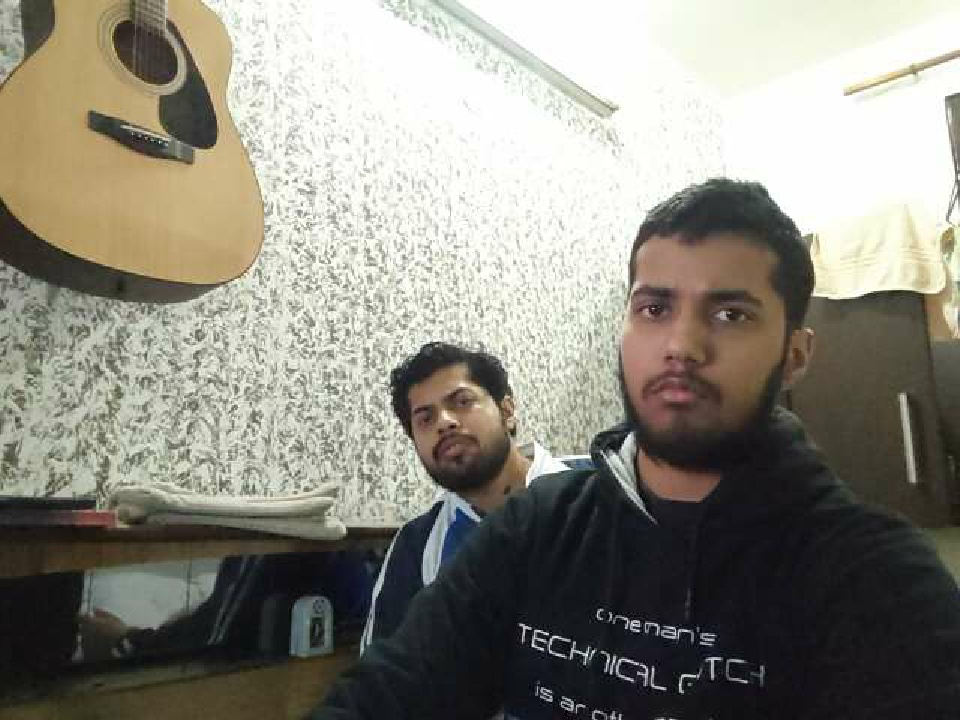
#> input picture 1.jpg, 960 x 720 px, given in place of the camera
$ python record.py
#> lines starting #> are read from the running program, lines starting #| are printed output that depends on the picture
import cv2 #importing all the modules
import os
import pandas as pd

def face_record():

	try:
		os.mkdir("recorded_images")
	except FileExistsError:
		print("")
	try:
		os.mkdir("Attendence_record")
	except FileExistsError:
		print("")

	def na():
		try:
			name = input("Enter your name: ")
#> the answer given: 1.jpg
			os.mkdir("./recorded_images/"+name)
		except FileExistsError:
			print("name already existed try another")
			name = na()
		return(name)
	name = na()
	df = pd.DataFrame(columns = ["Date","Time","Attendence"]) #creating a csv file to keep a record of the attandence of a user
	df.to_csv("./Attendence_record/"+name+".csv")
	num_of_sample = 20
	vid = cv2.VideoCapture(0) # to open the camera
	face_cascade = cv2.CascadeClassifier('haarcascade_frontalface_default.xml')# haar cascade for frontal face
	iter1=0
	while(iter1<num_of_sample):
		r,frame = vid.read();# capture a single frame
#> frame is the input picture: shape (720, 960, 3); mean B, G, R 126.3, 136.5, 139
		if frame is None:
			print("Error: Unable to capture frame.")
			break
		frame = cv2.resize(frame,(640,480)) # resizig the frame
#> frame: shape (480, 640, 3)
		im1 = cv2.cvtColor(frame,cv2.COLOR_RGB2GRAY)# gray scale conversion of
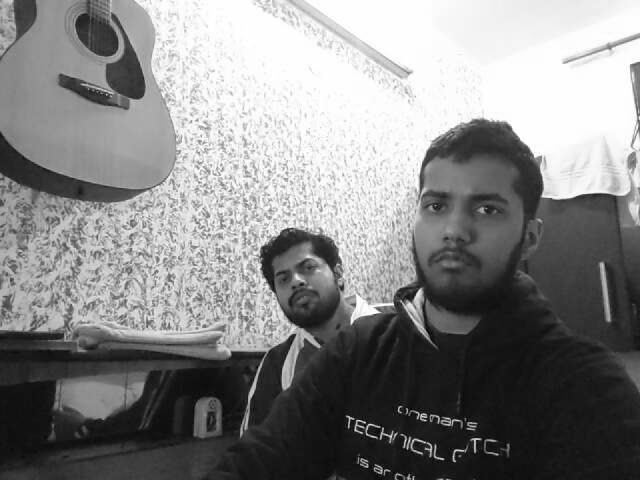
#> im1: shape (480, 640); min 2, max 255, mean 133.7
		# color image
		face=face_cascade.detectMultiScale(im1,1.3,5)
#> face = [[399, 158, 122, 122]]
		for x,y,w,h in (face):
		    # [255,0,0] #[B,G,R] 0 to 255
			cv2.rectangle(frame,(x,y),(x+w,y+h),[0,0,255],4)
			iter1=iter1+1
			im_f = im1[y:y+h,x:x+w]
			im_f = cv2.resize(im_f,(112,92))#orl face matching size
			cv2.putText(frame,'sample no.'+str(iter1),(x,y), cv2.FONT_ITALIC, 1,
									(255,0,255),2,cv2.LINE_AA)
			path2 = './recorded_images/{}/{}.png'.format(name,iter1) # path to save the image
			cv2.imwrite(path2,im_f) # to save the image
#> this loop made 1 pass
#> (x, y, w, h, iter1, path2) on pass 1: (399, 158, 122, 122, 1, './recorded_images/1.jpg/1.png')
#> pass 1, in face_record, `im_f = im1[y:y+h,x:x+w]`:
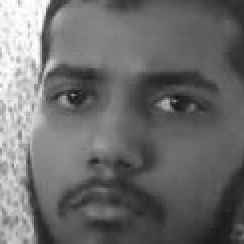
#> im_f: shape (122, 122) (shown 2 times larger); min 16, max 255, mean 108.2
#> pass 1, in face_record, `im_f = cv2.resize(im_f,(112,92))#orl face matching size`:
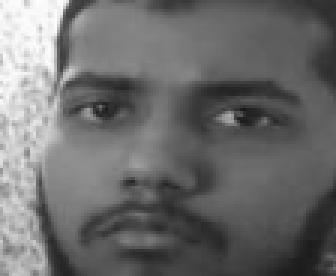
#> im_f: shape (92, 112) (shown 3 times larger); min 23, max 254, mean 108.1
#> after the loop:
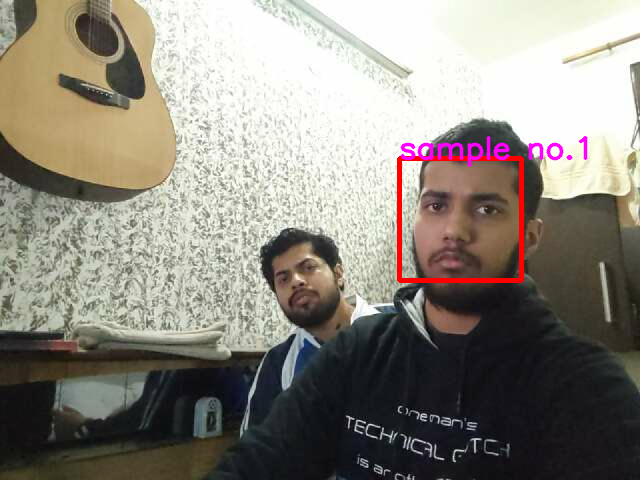
#> frame: shape (480, 640, 3); mean B, G, R 126.1, 135, 140.4
#> after the loop, iter1 = 1

		cv2.imshow('frame',frame)# display
		cv2.waitKey(10)
	vid.release()
	cv2.destroyAllWindows()

if __name__=="__main__":
	face_record()

$ run again, on captured_frame.jpg
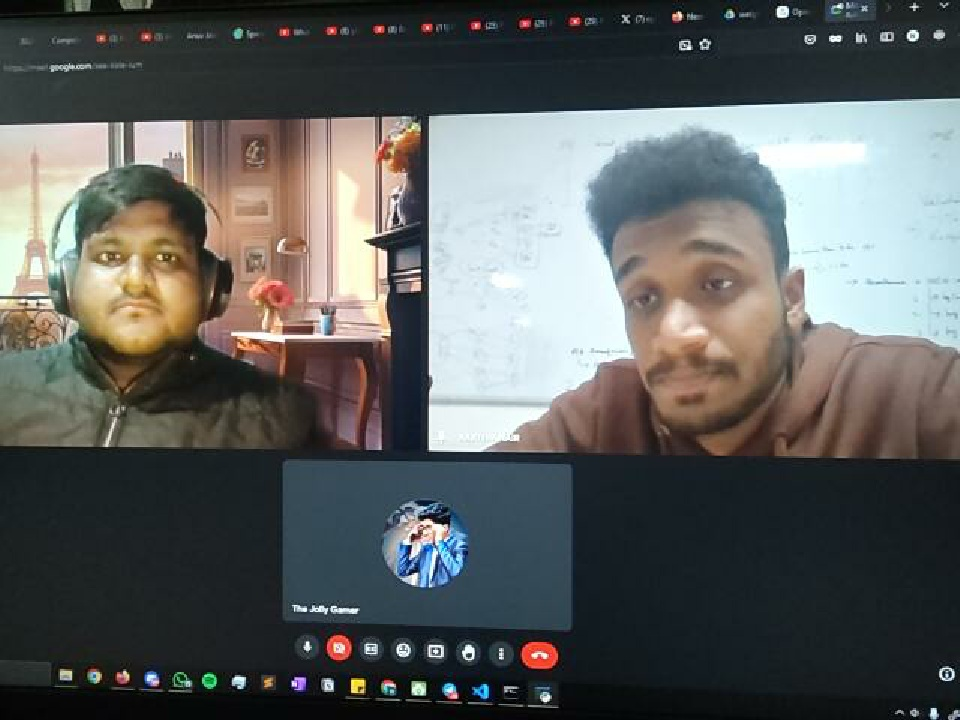
#> input picture captured_frame.jpg, 960 x 720 px, given in place of the camera
#> in face_record, frame is the input picture: shape (720, 960, 3); mean B, G, R 94.1, 95.3, 92.8
#> in face_record, `im1 = cv2.cvtColor(frame,cv2.COLOR_RGB2GRAY)# gray scale conversion of`:
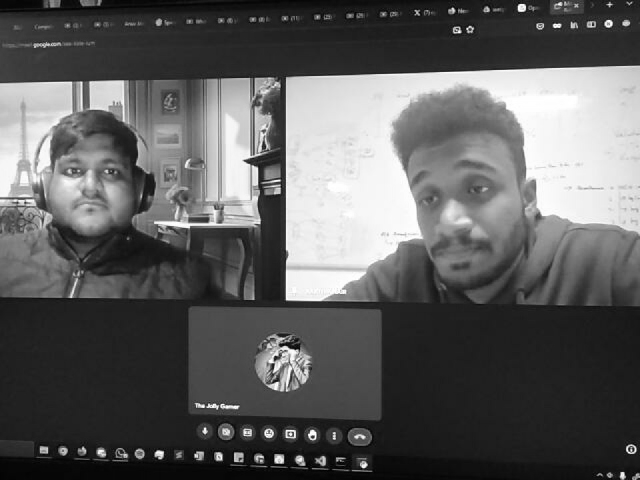
#> im1: shape (480, 640); min 0, max 255, mean 94.6
#> face = [[46, 136, 92, 92]]
#> the loop in face_record, `for x,y,w,h in (face):` made 1 pass
#> (x, y, w, h, iter1) on pass 1: (46, 136, 92, 92, 1)
#> after the loop in face_record, `for x,y,w,h in (face):`:
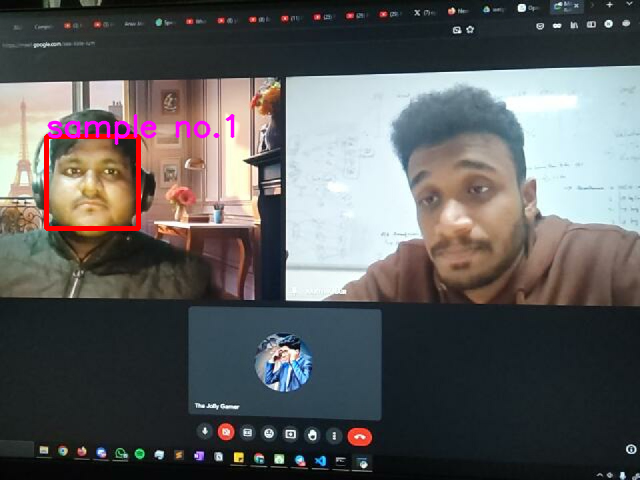
#> frame: shape (480, 640, 3); mean B, G, R 94.2, 94.1, 94
#> after the loop in face_record, `for x,y,w,h in (face):`: iter1 = 1

$ run again, on 4person.png
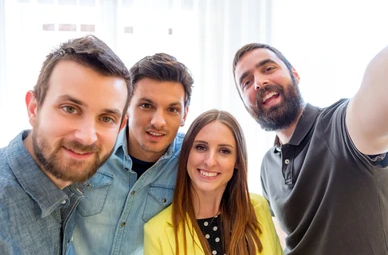
#> input picture 4person.png, 388 x 255 px, given in place of the camera
#> in face_record, frame is the input picture: shape (255, 388, 3); mean B, G, R 150.7, 157.1, 170.1
#> face = [[295, 240, 109, 109], [200, 156, 126, 126], [50, 146, 188, 188]]
#> the loop in face_record, `for x,y,w,h in (face):` made 3 passes
#> (x, y, w, h, path2) on passes 1 to 3: (295, 240, 109, 109, './recorded_images/4person.png/1.png'), (200, 156, 126, 126, './recorded_images/4person.png/2.png'), (50, 146, 188, 188, './recorded_images/4person.png/3.png')
#> pass 1, in face_record, `im_f = cv2.resize(im_f,(112,92))#orl face matching size`:
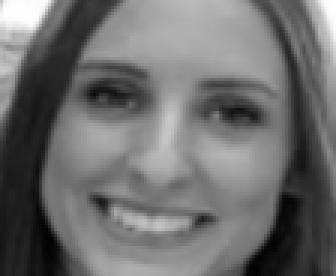
#> im_f: shape (92, 112) (shown 3 times larger); min 2, max 255, mean 110
#> after the loop in face_record, `for x,y,w,h in (face):`:
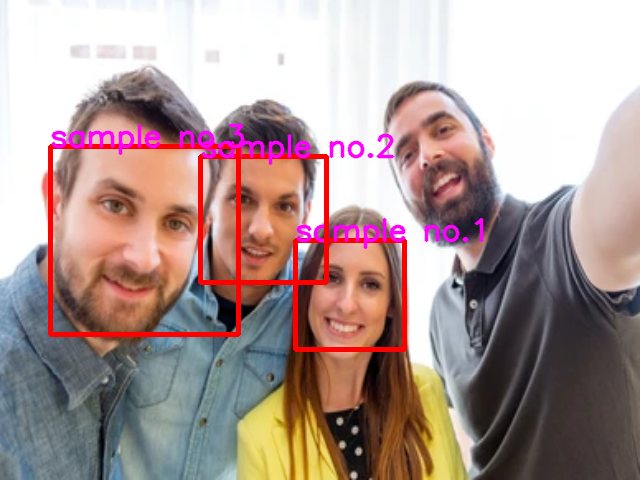
#> frame: shape (480, 640, 3); mean B, G, R 149.3, 152, 173.7
#> after the loop in face_record, `for x,y,w,h in (face):`: iter1 = 3
